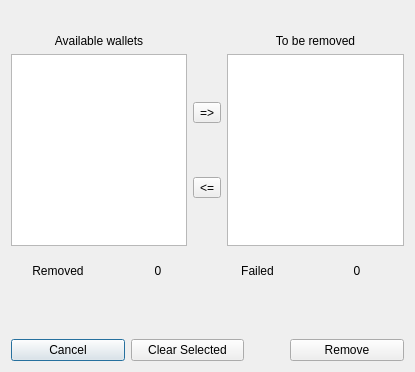
<?xml version="1.0" encoding="UTF-8"?>
<ui version="4.0">
 <class>RemoveWalletWindow</class>
 <widget class="QDialog" name="RemoveWalletWindow">
  <property name="geometry">
   <rect>
    <x>0</x>
    <y>0</y>
    <width>415</width>
    <height>372</height>
   </rect>
  </property>
  <property name="windowTitle">
   <string>Dialog</string>
  </property>
  <layout class="QGridLayout" name="gridLayout_2">
   <item row="0" column="0">
    <layout class="QGridLayout" name="gridLayout">
     <item row="1" column="1" rowspan="2">
      <layout class="QVBoxLayout" name="verticalLayout">
       <item>
        <widget class="QToolButton" name="tbAdd">
         <property name="text">
          <string>=&gt;</string>
         </property>
         <property name="icon">
          <iconset resource="src.qrc">
           <normaloff>:/Images/Icons/AddToListIcon.png</normaloff>:/Images/Icons/AddToListIcon.png</iconset>
         </property>
        </widget>
       </item>
       <item>
        <widget class="QToolButton" name="tbDelete">
         <property name="text">
          <string>&lt;=</string>
         </property>
         <property name="icon">
          <iconset resource="src.qrc">
           <normaloff>:/Images/Icons/DeleteFromListIcon.png</normaloff>:/Images/Icons/DeleteFromListIcon.png</iconset>
         </property>
        </widget>
       </item>
      </layout>
     </item>
     <item row="1" column="0" rowspan="2">
      <widget class="QListWidget" name="lwAvailableWallets">
       <property name="sizePolicy">
        <sizepolicy hsizetype="Preferred" vsizetype="Expanding">
         <horstretch>0</horstretch>
         <verstretch>0</verstretch>
        </sizepolicy>
       </property>
      </widget>
     </item>
     <item row="1" column="2" rowspan="2">
      <widget class="QListWidget" name="lwToBeRemoved">
       <property name="sizePolicy">
        <sizepolicy hsizetype="Preferred" vsizetype="Expanding">
         <horstretch>0</horstretch>
         <verstretch>0</verstretch>
        </sizepolicy>
       </property>
      </widget>
     </item>
     <item row="4" column="0" colspan="3">
      <widget class="QLabel" name="lblRemoveWalletFailedHint">
       <property name="text">
        <string/>
       </property>
       <property name="alignment">
        <set>Qt::AlignRight|Qt::AlignTrailing|Qt::AlignVCenter</set>
       </property>
      </widget>
     </item>
     <item row="0" column="2">
      <widget class="QLabel" name="label_2">
       <property name="sizePolicy">
        <sizepolicy hsizetype="Preferred" vsizetype="Preferred">
         <horstretch>0</horstretch>
         <verstretch>0</verstretch>
        </sizepolicy>
       </property>
       <property name="text">
        <string>To be removed</string>
       </property>
       <property name="alignment">
        <set>Qt::AlignBottom|Qt::AlignHCenter</set>
       </property>
      </widget>
     </item>
     <item row="0" column="0">
      <widget class="QLabel" name="label">
       <property name="sizePolicy">
        <sizepolicy hsizetype="Preferred" vsizetype="Preferred">
         <horstretch>0</horstretch>
         <verstretch>0</verstretch>
        </sizepolicy>
       </property>
       <property name="text">
        <string>Available wallets</string>
       </property>
       <property name="alignment">
        <set>Qt::AlignBottom|Qt::AlignHCenter</set>
       </property>
      </widget>
     </item>
     <item row="5" column="0" colspan="3">
      <layout class="QHBoxLayout" name="horizontalLayout">
       <item>
        <widget class="QPushButton" name="btnCancel">
         <property name="text">
          <string>Cancel</string>
         </property>
        </widget>
       </item>
       <item>
        <widget class="QPushButton" name="btnClearSelected">
         <property name="text">
          <string>Clear Selected</string>
         </property>
        </widget>
       </item>
       <item>
        <spacer name="horizontalSpacer">
         <property name="orientation">
          <enum>Qt::Horizontal</enum>
         </property>
         <property name="sizeType">
          <enum>QSizePolicy::Minimum</enum>
         </property>
         <property name="sizeHint" stdset="0">
          <size>
           <width>40</width>
           <height>20</height>
          </size>
         </property>
        </spacer>
       </item>
       <item>
        <widget class="QPushButton" name="btnRemove">
         <property name="text">
          <string>Remove</string>
         </property>
        </widget>
       </item>
      </layout>
     </item>
     <item row="3" column="0" colspan="3">
      <layout class="QHBoxLayout" name="horizontalLayout_2">
       <item>
        <widget class="QLabel" name="label_3">
         <property name="sizePolicy">
          <sizepolicy hsizetype="Preferred" vsizetype="Preferred">
           <horstretch>0</horstretch>
           <verstretch>0</verstretch>
          </sizepolicy>
         </property>
         <property name="text">
          <string>Removed</string>
         </property>
         <property name="alignment">
          <set>Qt::AlignCenter</set>
         </property>
        </widget>
       </item>
       <item>
        <widget class="QLabel" name="lblRemovedCount">
         <property name="sizePolicy">
          <sizepolicy hsizetype="Preferred" vsizetype="Preferred">
           <horstretch>0</horstretch>
           <verstretch>0</verstretch>
          </sizepolicy>
         </property>
         <property name="text">
          <string>0</string>
         </property>
         <property name="alignment">
          <set>Qt::AlignCenter</set>
         </property>
        </widget>
       </item>
       <item>
        <widget class="QLabel" name="label_4">
         <property name="sizePolicy">
          <sizepolicy hsizetype="Preferred" vsizetype="Preferred">
           <horstretch>0</horstretch>
           <verstretch>0</verstretch>
          </sizepolicy>
         </property>
         <property name="text">
          <string>Failed</string>
         </property>
         <property name="alignment">
          <set>Qt::AlignCenter</set>
         </property>
        </widget>
       </item>
       <item>
        <widget class="QLabel" name="lblFailedCount">
         <property name="sizePolicy">
          <sizepolicy hsizetype="Preferred" vsizetype="Preferred">
           <horstretch>0</horstretch>
           <verstretch>0</verstretch>
          </sizepolicy>
         </property>
         <property name="text">
          <string>0</string>
         </property>
         <property name="alignment">
          <set>Qt::AlignCenter</set>
         </property>
        </widget>
       </item>
      </layout>
     </item>
    </layout>
   </item>
  </layout>
 </widget>
 <resources>
  <include location="src.qrc"/>
 </resources>
 <connections>
  <connection>
   <sender>btnCancel</sender>
   <signal>clicked()</signal>
   <receiver>RemoveWalletWindow</receiver>
   <slot>close()</slot>
   <hints>
    <hint type="sourcelabel">
     <x>57</x>
     <y>403</y>
    </hint>
    <hint type="destinationlabel">
     <x>216</x>
     <y>219</y>
    </hint>
   </hints>
  </connection>
 </connections>
</ui>
